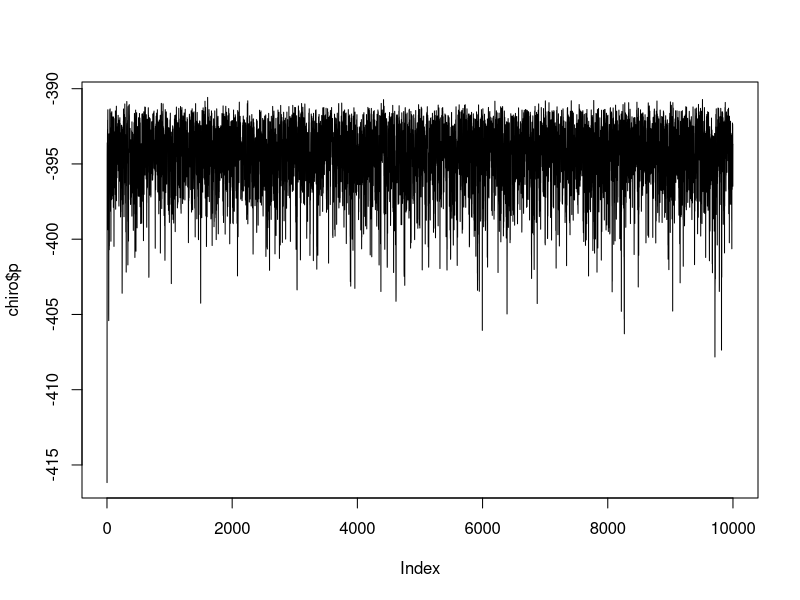
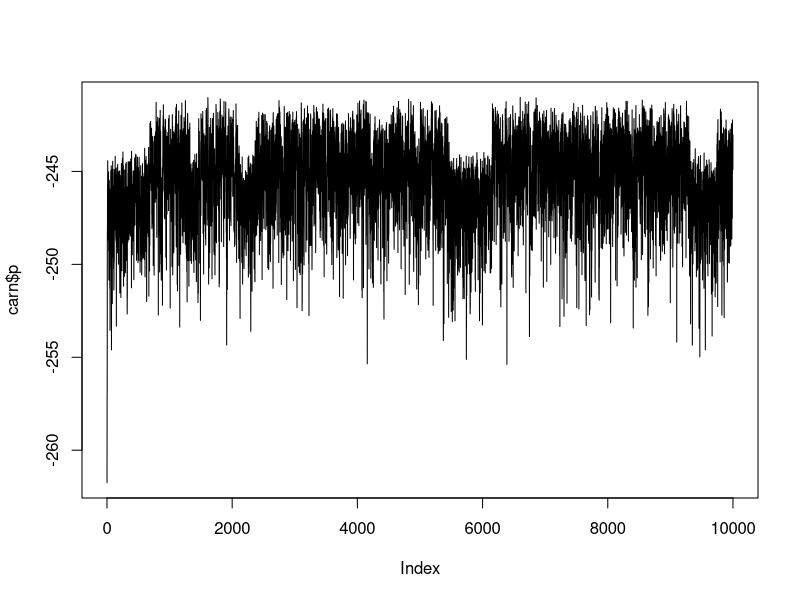
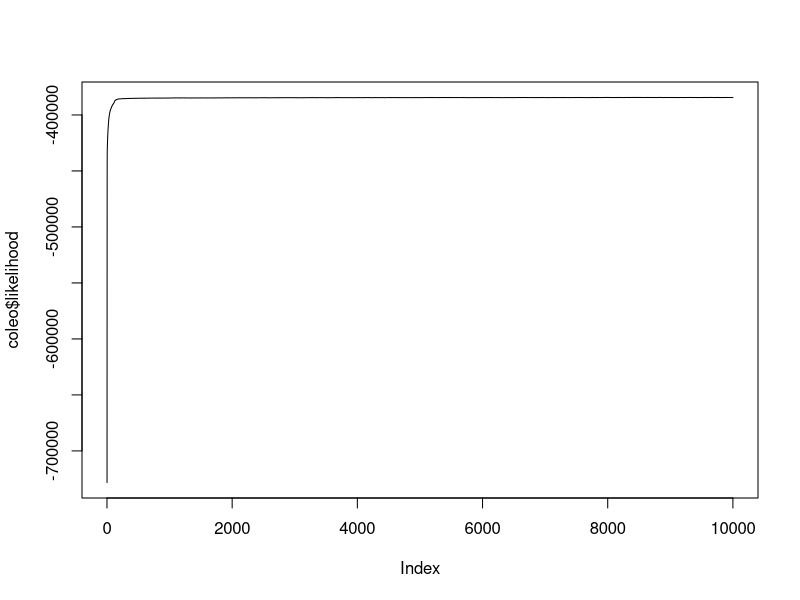
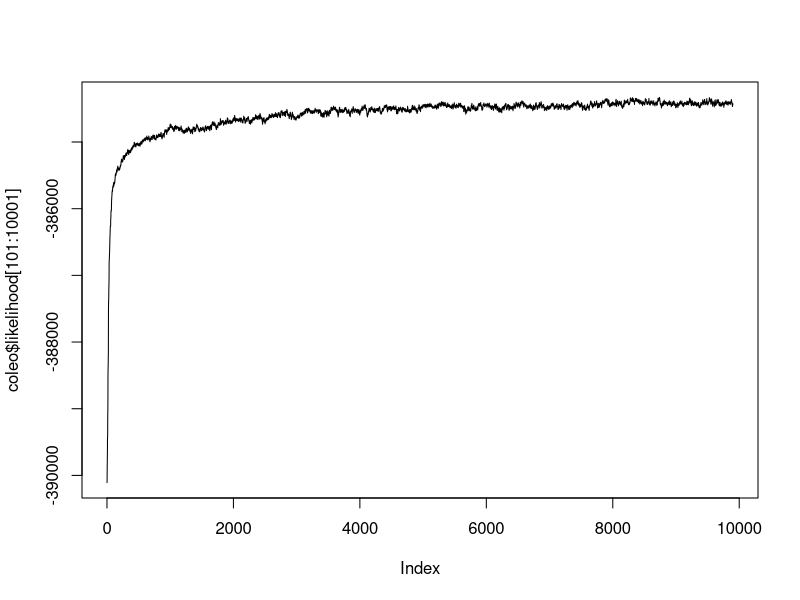
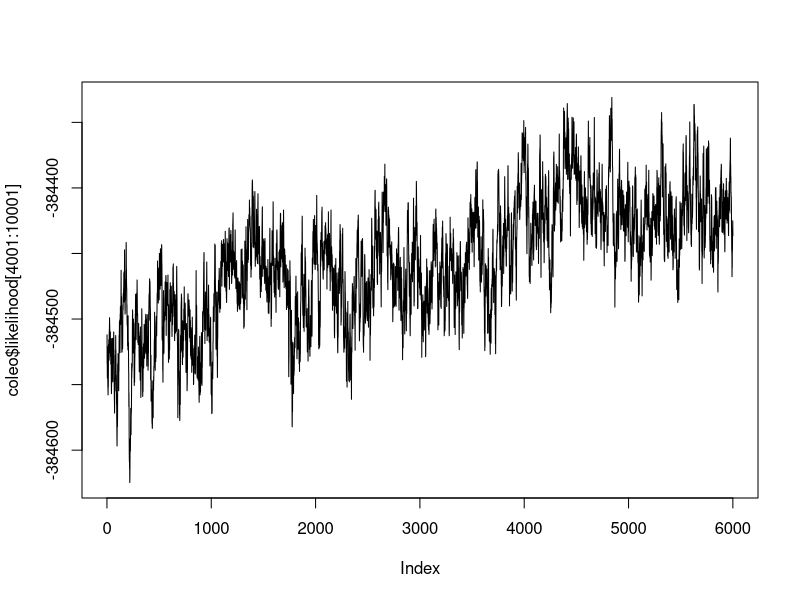
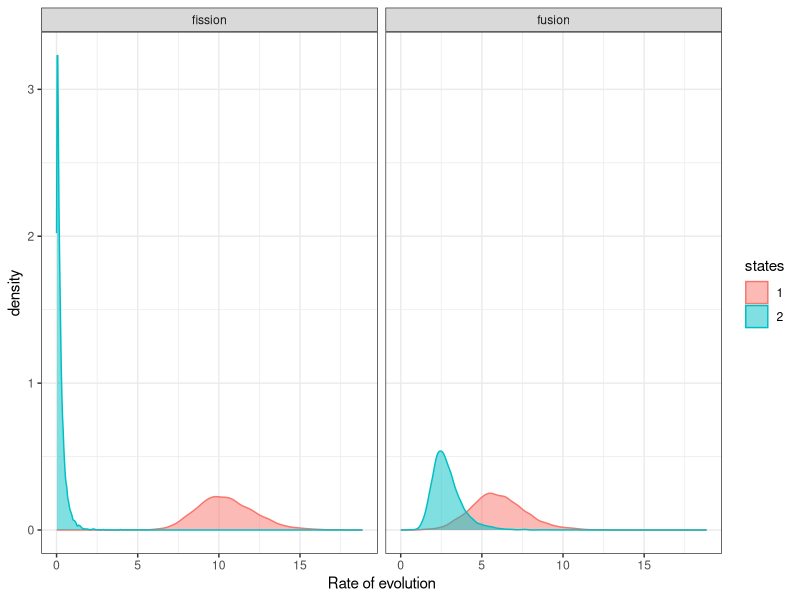

These charts were generated, in order, by the following R code:
## ---- chunk 1
knitr::opts_chunk$set(echo = TRUE)
## ---- chunk 2
chiro <- read.csv("chiro.csv")
plot(chiro$p, type="l")
## ---- chunk 3
carn <- read.csv("carn.csv")
plot(carn$p, type="l")
## ---- chunk 4
coleo <- read.csv("coleoptera.csv")
plot(coleo$likelihood, type="l")
## ---- chunk 5
coleo <- read.csv("coleoptera.csv")
plot(coleo$likelihood[101:10001], type="l")
## ---- chunk 6
coleo <- read.csv("coleoptera.csv")
plot(coleo$likelihood[4001:10001], type="l")
## ---- chunk 7
chiro.good <- chiro[2501:10000,]
chiro.good[1:10,]
## ---- chunk 8
library(ggplot2)
# first lets get the data in long format
types <- rep(c("fission","fusion"), each=15000)
states <- rep(c("1","2","1","2"), each=7500)
new.dat <- data.frame(c(chiro.good$asc1,
                        chiro.good$asc2,
                        chiro.good$desc1,
                        chiro.good$desc2),
                      types,
                      states)
colnames(new.dat)[1] <- "rates"
ggplot(new.dat, aes(x=rates)) + 
  geom_density(aes(fill=as.factor(states), colour=states, y=..density..),     stat="density",alpha=0.5) + 
  facet_grid(. ~ types) + 
  theme_bw() + 
  guides(fill=guide_legend(title="states")) + 
  xlab("Rate of evolution") + ylab("density")
## ---- chunk 9
library(coda)
HPDinterval(as.mcmc(chiro.good[,2:5]))
